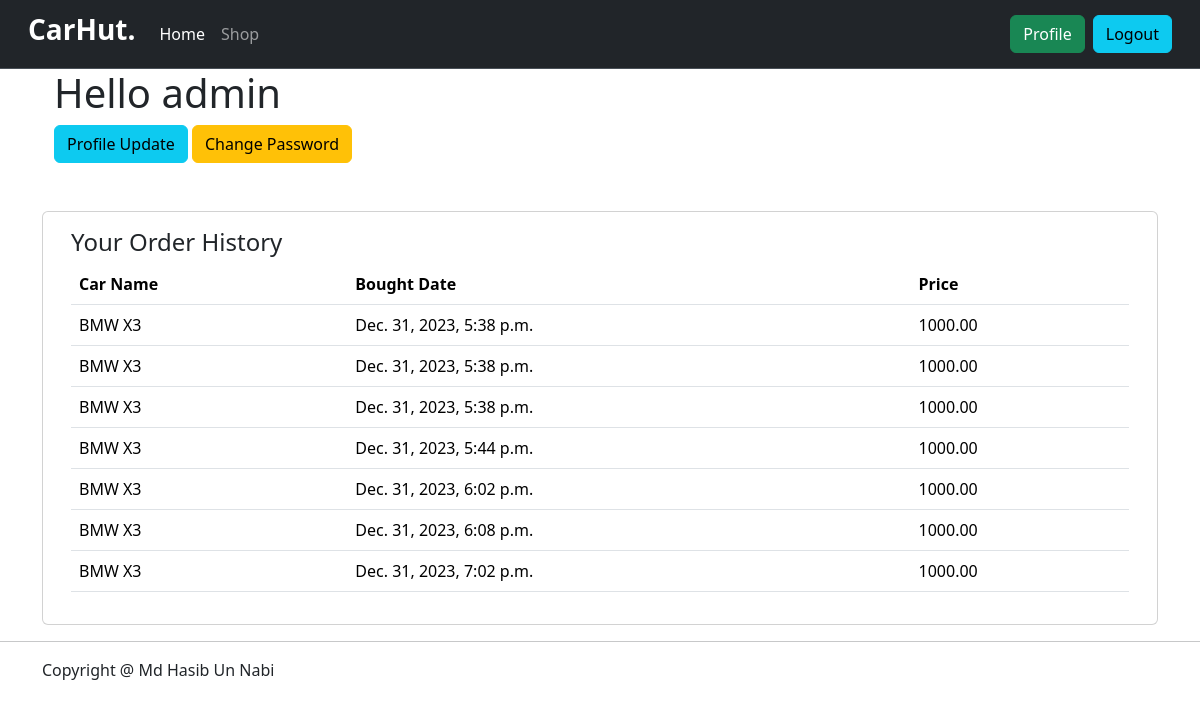
The page /profile/viewprofile/ (signed in) on the database as committed earlier.
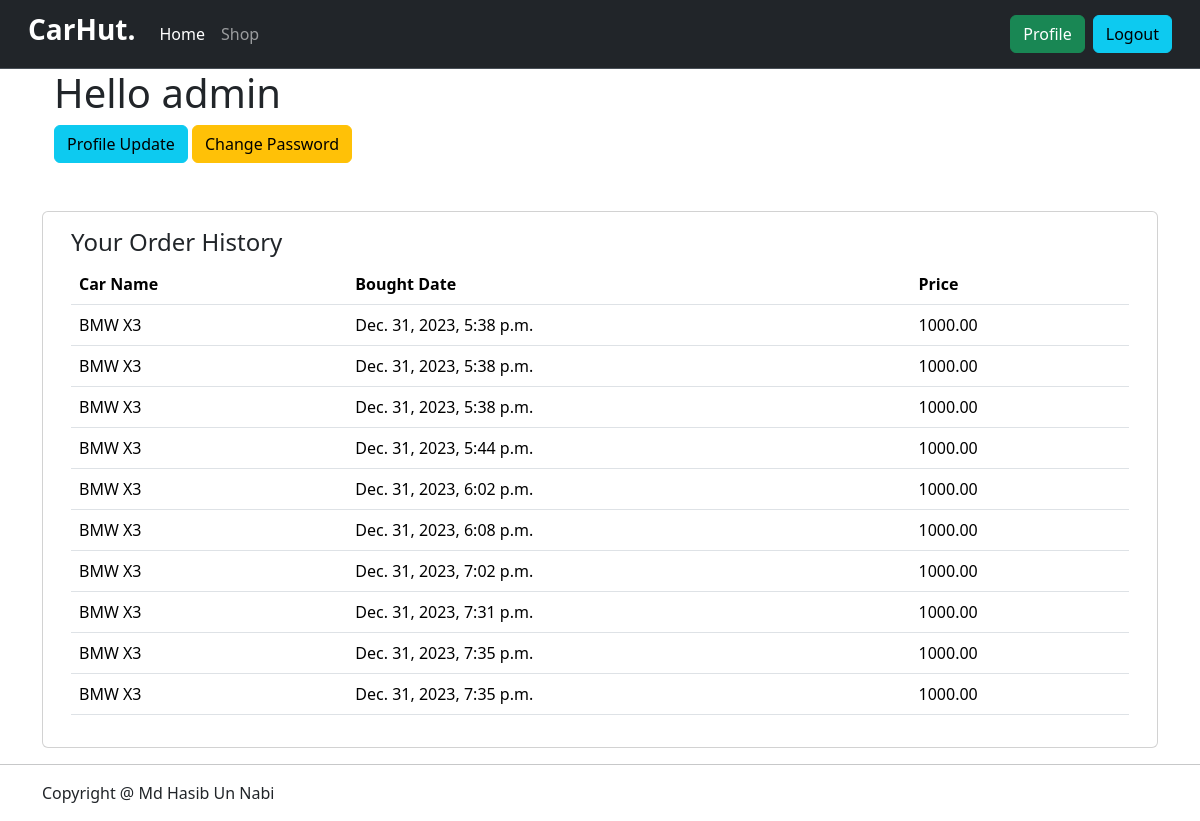
The same page on the database as committed later.
### car_management/models.py (models this page shows, shortened)
class Order(models.Model):
    user = models.ForeignKey(User, on_delete=models.CASCADE)
    car = models.ForeignKey(Car, on_delete=models.CASCADE)
    purchase_date = models.DateTimeField(auto_now_add=True)

class Car(models.Model):
    name = models.CharField(max_length=100)
    description = models.TextField()
    quantity = models.PositiveIntegerField()
    price = models.DecimalField(max_digits=10, decimal_places=2)
    image = models.ImageField(upload_to='car_management/media/car_images')
    brand = models.ForeignKey(Brand, on_delete=models.CASCADE)

### user_management/views.py (the view)
# urls.py: path('viewprofile/', views.UserProfileView.as_view(), name='profile'),
class UserProfileView(LoginRequiredMixin, DetailView):
    template_name = 'user_management/profile.html'
    model = User
    def get_object(self, queryset=None):
        return self.request.user
    def get_context_data(self, **kwargs):
        context = super().get_context_data(**kwargs)
        orders = Order.objects.filter(user=self.request.user)
        context['orders'] = orders
        return context

### user_management/templates/user_management/profile.html (shortened to what this page needs)
{% extends 'base.html' %}
{% block content %}
<div class="row">
    <h1>Hello {{user}}</h1>
    <div class="div">
        <a href="{% url 'update_profile' user.id %}" class="btn btn-info">Profile Update</a>
    <a href="{% url 'change_password' %}" class="btn btn-warning">Change Password</a>
    </div>
</div>
<div class="d-flex align-center justify-content-center row mt-5">
    <div class="card">
        <div class="card-body">
            <div class="row">
                <div class="col-md-12">
                    <h4>Your Order History</h4>
                    <table class="table">
                        <thead>
                            <tr>
                                <th>Car Name</th>
                                <th>Bought Date</th>
                                <th>Price</th>
                            </tr>
                        </thead>
                        <tbody>
                            {% for order in orders %}
                            <tr>
                                <td>{{ order.car.name }}</td>
                                <td>{{ order.purchase_date }}</td>
                                <td>{{ order.car.price }}</td>
                            </tr>
                            {% endfor %}
                        </tbody>
                    </table>
                </div>
            </div>
        </div>
    </div>
</div>
{% endblock %}

### templates/base.html (shortened to what this page needs)
{% load static %}
<!DOCTYPE html>
<html lang="en">
<head>
    <link href="https://cdn.jsdelivr.net/npm/bootstrap@5.3.2/dist/css/bootstrap.min.css" rel="stylesheet">
</head>
<body>
<header>
    <nav class="navbar navbar-expand-lg bg-dark border-bottom border-body text-white px-3" data-bs-theme="dark">
        <div class="container-fluid">
          <a class="navbar-brand" href="/"><h3 style="font-weight:900;">CarHut.</h3></a>
          <div class="collapse navbar-collapse" id="navbarScroll">
            <ul class="navbar-nav me-auto my-2 my-lg-0 navbar-nav-scroll" style="--bs-scroll-height: 100px;">
              <li class="nav-item">
                <a class="nav-link active" aria-current="page" href="/">Home</a>
              </li>
              <li class="nav-item">
                <a class="nav-link" href="{% url 'shoppage' %}">Shop</a>
              </li>
            </ul>
            <div class="d-flex">
                {% if user.is_authenticated %}
                    <a href="{% url 'profile' %}" class="btn btn-success mx-2" >Profile</a>
                    <a href="{% url 'logout' %}" class="btn btn-info" >Logout</a>
                {% else %}
                    <a href="{% url 'login' %}" class="btn btn-success mx-2" >Login</a>
                    <a href="{% url 'register' %}" class="btn btn-info" >Sign Up</a>
                {% endif %}
            </div>
          </div>
        </div>
      </nav>
</header>
<main>
    <div class="container">
        <div class="container-fluid">
            {% block content %}
            {% endblock content %}
        </div>
    </div>
</main>
<footer class="footer">
    <hr>
    <div class="container"><div class="card-footer">
        <p>Copyright @ Md Hasib Un Nabi</p>
    </div></div>
</footer>
</body>
</html>

Rows that differ between the two databases and show on the page:
added Order: car.name "BMW X3", purchase_date "Dec. 31, 2023, 7:31 p.m.", car.price "1000.00"
added Order: car.name "BMW X3", purchase_date "Dec. 31, 2023, 7:35 p.m.", car.price "1000.00"
added Order: car.name "BMW X3", purchase_date "Dec. 31, 2023, 7:35 p.m.", car.price "1000.00"
